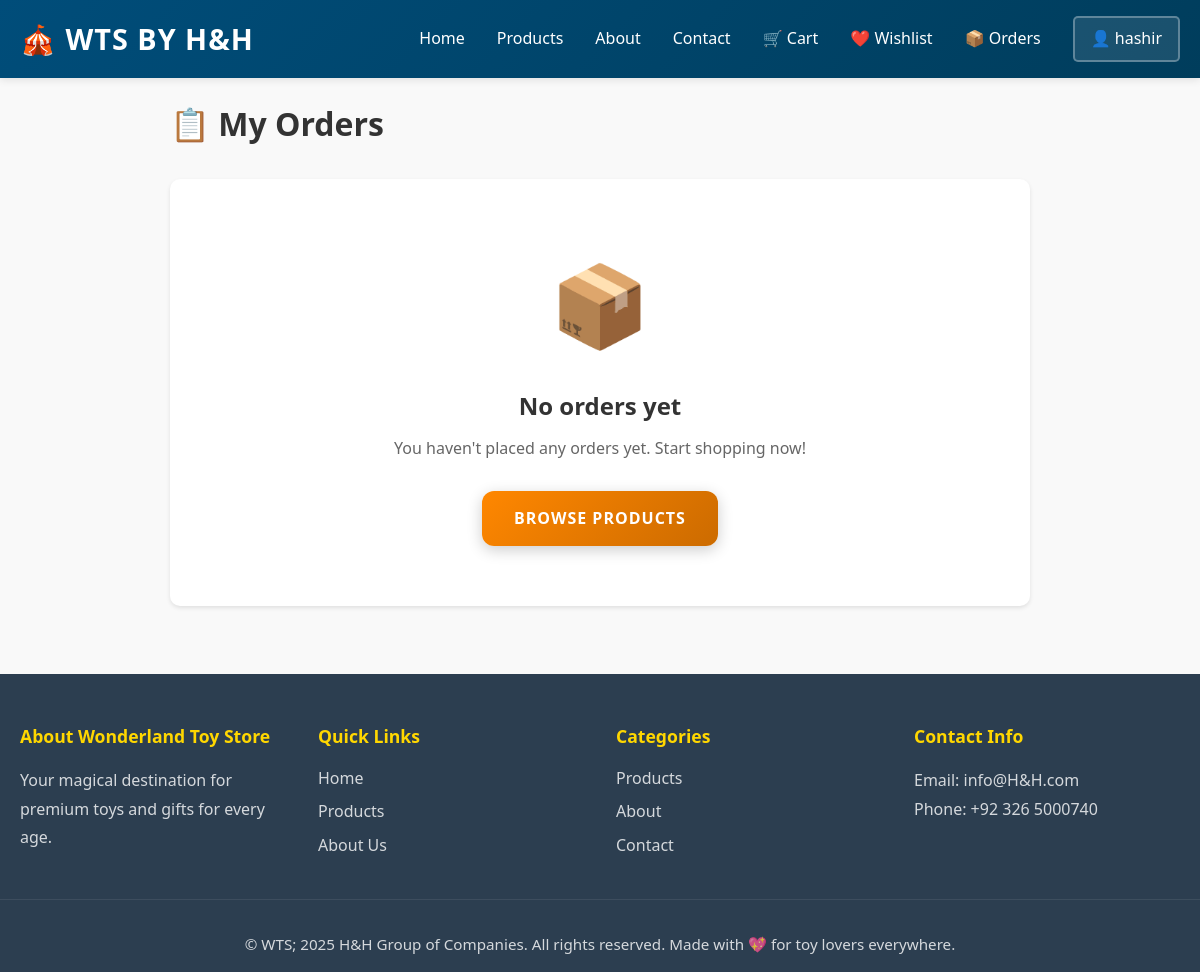
The page /orders (signed in) on the database as committed earlier.
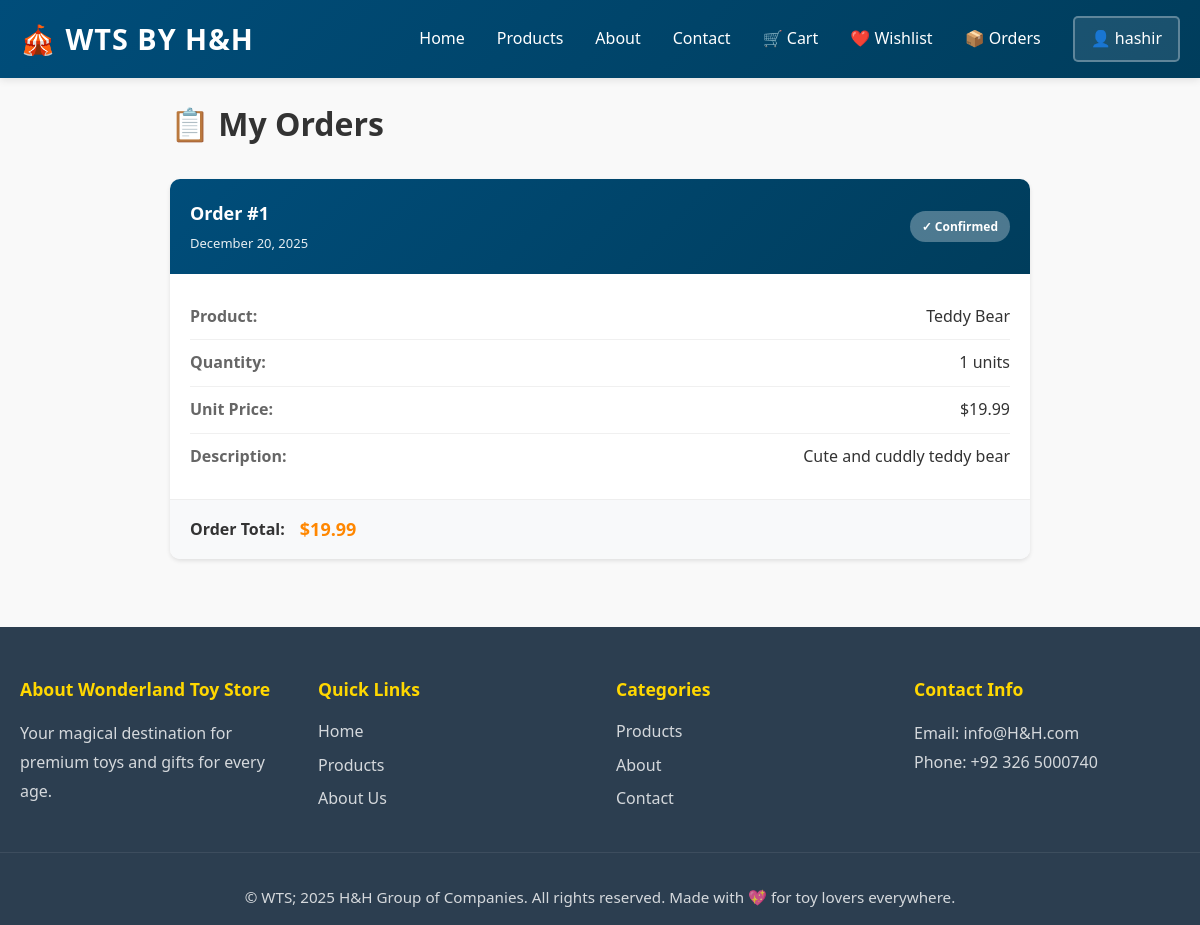
The same page on the database as committed later.
### app/models.py (models this page shows, shortened)
class Order(db.Model):
    __tablename__ = 'orders'
    STATUS_PENDING = 'pending'
    STATUS_PROCESSING = 'processing'
    STATUS_SHIPPED = 'shipped'
    STATUS_DELIVERED = 'delivered'
    STATUS_CANCELLED = 'cancelled'
    id = db.Column(db.Integer, primary_key=True)
    user_id = db.Column(db.Integer, db.ForeignKey('users.id'), nullable=False)
    product_id = db.Column(db.Integer, db.ForeignKey('products.id'), nullable=False)
    quantity = db.Column(db.Integer, default=1, nullable=False)
    total_price = db.Column(db.Float, nullable=False)
    status = db.Column(db.String(20), default=STATUS_PENDING)
    shipping_address = db.Column(db.Text)
    tracking_number = db.Column(db.String(100), nullable=True)
    created_at = db.Column(db.DateTime, default=datetime.utcnow)
    updated_at = db.Column(db.DateTime, default=datetime.utcnow, onupdate=datetime.utcnow)

class Product(db.Model):
    __tablename__ = 'products'
    id = db.Column(db.Integer, primary_key=True)
    name = db.Column(db.String(120), nullable=False)
    price = db.Column(db.Float, nullable=False)
    description = db.Column(db.Text)
    stock = db.Column(db.Integer, default=0)
    category_id = db.Column(db.Integer, db.ForeignKey('categories.id'), nullable=True)
    image_filename = db.Column(db.String(255), nullable=True)
    created_at = db.Column(db.DateTime, default=datetime.utcnow)
    updated_at = db.Column(db.DateTime, default=datetime.utcnow, onupdate=datetime.utcnow)
    orders = db.relationship('Order', backref='product', lazy=True)
    cart_items = db.relationship('CartItem', backref='product', lazy=True)
    wishlist_items = db.relationship('Wishlist', backref='product', lazy=True, cascade='all, delete-orphan')

### app/routes.py (the view)
@main_bp.route('/orders')
@login_required
def orders():
    orders = Order.query.filter_by(user_id=current_user.id).order_by(Order.created_at.desc()).all()
    return render_template('orders.html', title='My Orders', orders=orders)

### app/templates/orders.html (shortened to what this page needs)
{% extends "base.html" %}
{% block content %}
<div class="container">
    <h1>📋 My Orders</h1>
    {% if orders %}
        <div class="orders-list">
            {% for order in orders %}
                <div class="order-card">
                    <div class="order-header">
                        <div class="order-number">
                            <h3>Order #{{ order.id }}</h3>
                            <p class="order-date">{{ order.created_at.strftime('%B %d, %Y') }}</p>
                        </div>
                        <div class="order-status">
                            <span class="status-badge status-confirmed">✓ Confirmed</span>
                        </div>
                    </div>
                    <div class="order-details">
                        <div class="detail-row">
                            <span class="label">Product:</span>
                            <span class="value">{{ order.product.name }}</span>
                        </div>
                        <div class="detail-row">
                            <span class="label">Quantity:</span>
                            <span class="value">{{ order.quantity }} units</span>
                        </div>
                        <div class="detail-row">
                            <span class="label">Unit Price:</span>
                            <span class="value">${{ "%.2f"|format(order.product.price) }}</span>
                        </div>
                        <div class="detail-row">
                            <span class="label">Description:</span>
                            <span class="value">{{ order.product.description or 'N/A' }}</span>
                        </div>
                    </div>
                    <div class="order-footer">
                        <div class="order-total">
                            <strong>Order Total:</strong>
                            <span class="total-amount">${{ "%.2f"|format(order.total_price) }}</span>
                        </div>
                    </div>
                </div>
            {% endfor %}
        </div>
    {% else %}
        <div class="empty-orders">
            <div class="empty-icon">📦</div>
            <h2>No orders yet</h2>
            <p>You haven't placed any orders yet. Start shopping now!</p>
            <a href="{{ url_for('main.products') }}" class="btn btn-primary">Browse Products</a>
        </div>
    {% endif %}
</div>
{% endblock %}

Rows that differ between the two databases and show on the page:
added Order: id "1", created_at "December 20, 2025", product.name "Teddy Bear", quantity "1", product "Cute and cuddly teddy bear", total_price "19.99"
now on this page (row unchanged): Product: product.price "19.99"
Other text that changed with them:
text no longer shown: "📦 No orders yet You haven't placed any orders yet. Start shopping now! BROWSE PRODUCTS"
